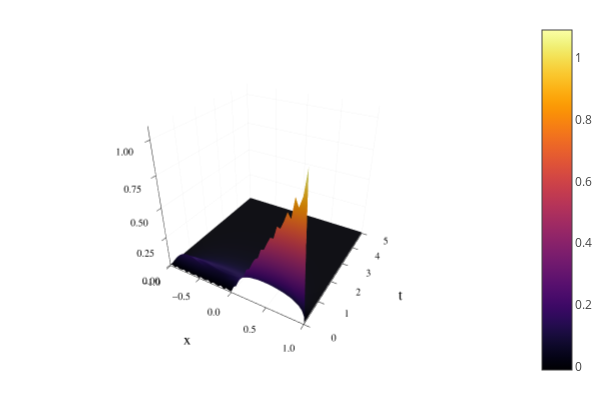

The notebook cell this image was saved under:
### Code cell
l=20
h(xt)=sum([A[k]*cos.((2*k-1)*pi*xt[1]/2).*exp.(-(((2*k-1)*pi/2)^2/4+1)*xt[2])+
        B[k]*sin.((k-1)*pi*xt[1]).*exp.(-(((k-1)*pi)^2+1)*xt[2]) for k=1:l]) 
surface(X,T,map(h,XT)',xlabel="x",ylabel="t")

### Figure 1 — Plotly figure (JSON) as saved in the notebook; plotly's stock layout.template omitted (floating-point values rounded to 4 significant figures; data arrays with more than 128 entries replaced by an {"elided": "..."} marker saying what was removed)
{"data": [{"colorbar": {"title": ""}, "colorscale": {"elided": "256x2 mixed values"}, "hoverinfo": "none", "name": "y1", "opacity": null, "scene": "scene", "showlegend": false, "showscale": true, "type": "surface", "x": [-1, -0.96, -0.92, -0.88, -0.84, -0.8, -0.76, -0.72, -0.68, -0.64, -0.6, -0.56, -0.52, -0.48, -0.44, -0.4, -0.36, -0.32, -0.28, -0.24, -0.2, -0.16, -0.12, -0.08, -0.04, 0, 0.04, 0.08, 0.12, 0.16, 0.2, 0.24, 0.28, 0.32, 0.36, 0.4, 0.44, 0.48, 0.52, 0.56, 0.6, 0.64, 0.68, 0.72, 0.76, 0.8, 0.84, 0.88, 0.92, 0.96, 1], "xaxis": "x", "y": [0, 0.1, 0.2, 0.3, 0.4, 0.5, 0.6, 0.7, 0.8, 0.9, 1, 1.1, 1.2, 1.3, 1.4, 1.5, 1.6, 1.7, 1.8, 1.9, 2, 2.1, 2.2, 2.3, 2.4, 2.5, 2.6, 2.7, 2.8, 2.9, 3, 3.1, 3.2, 3.3, 3.4, 3.5, 3.6, 3.7, 3.8, 3.9, 4, 4.1, 4.2, 4.3, 4.4, 4.5, 4.6, 4.7, 4.8, 4.9, 5], "yaxis": "y", "z": {"elided": "51x51 float values"}, "zaxis": "z", "zmax": 1.09, "zmin": -0.0103}], "layout": {"annotations": [], "height": 400, "legend": {"bgcolor": "rgba(255, 255, 255, 1.000)", "bordercolor": "rgba(0, 0, 0, 1.000)", "borderwidth": 1, "font": {"color": "rgba(0, 0, 0, 1.000)", "family": "sans-serif", "size": 11}, "tracegroupgap": 0, "traceorder": "normal", "x": 1, "xanchor": "auto", "y": 1, "yanchor": "auto"}, "margin": {"b": 20, "l": 0, "r": 0, "t": 20}, "paper_bgcolor": "rgba(255, 255, 255, 1.000)", "plot_bgcolor": "rgba(255, 255, 255, 1.000)", "scene": {"camera": {"eye": {"x": 1.126, "y": -1.95, "z": 1.3}}, "domain": {"x": [0.04684, 0.9934], "y": [0.07581, 0.9902]}, "xaxis": {"gridcolor": "rgba(0, 0, 0, 0.100)", "gridwidth": 0.5, "linecolor": "rgba(0, 0, 0, 1.000)", "mirror": false, "range": [-1, 1], "showgrid": true, "showline": true, "showticklabels": true, "tickangle": 0, "tickcolor": "rgb(0, 0, 0)", "tickfont": {"color": "rgba(0, 0, 0, 1.000)", "family": "sans-serif", "size": 11}, "tickmode": "array", "ticks": "inside", "ticktext": ["−1.0", "−0.5", "0.0", "0.5", "1.0"], "tickvals": [-1, -0.5, 0, 0.5, 1], "title": "x", "titlefont": {"color": "rgba(0, 0, 0, 1.000)", "family": "sans-serif", "size": 15}, "type": "-", "visible": true, "zeroline": false, "zerolinecolor": "rgba(0, 0, 0, 1.000)"}, "yaxis": {"gridcolor": "rgba(0, 0, 0, 0.100)", "gridwidth": 0.5, "linecolor": "rgba(0, 0, 0, 1.000)", "mirror": false, "range": [0, 5], "showgrid": true, "showline": true, "showticklabels": true, "tickangle": 0, "tickcolor": "rgb(0, 0, 0)", "tickfont": {"color": "rgba(0, 0, 0, 1.000)", "family": "sans-serif", "size": 11}, "tickmode": "array", "ticks": "inside", "ticktext": ["0", "1", "2", "3", "4", "5"], "tickvals": [0, 1, 2, 3, 4, 5], "title": "t", "titlefont": {"color": "rgba(0, 0, 0, 1.000)", "family": "sans-serif", "size": 15}, "type": "-", "visible": true, "zeroline": false, "zerolinecolor": "rgba(0, 0, 0, 1.000)"}, "zaxis": {"gridcolor": "rgba(0, 0, 0, 0.100)", "gridwidth": 0.5, "linecolor": "rgba(0, 0, 0, 1.000)", "mirror": false, "range": [-0.0103, 1.09], "showgrid": true, "showline": true, "showticklabels": true, "tickangle": 0, "tickcolor": "rgb(0, 0, 0)", "tickfont": {"color": "rgba(0, 0, 0, 1.000)", "family": "sans-serif", "size": 11}, "tickmode": "array", "ticks": "inside", "ticktext": ["0.00", "0.25", "0.50", "0.75", "1.00"], "tickvals": [0, 0.25, 0.5, 0.75, 1], "title": "", "titlefont": {"color": "rgba(0, 0, 0, 1.000)", "family": "sans-serif", "size": 15}, "type": "-", "visible": true, "zeroline": false, "zerolinecolor": "rgba(0, 0, 0, 1.000)"}}, "showlegend": true, "width": 600}}
